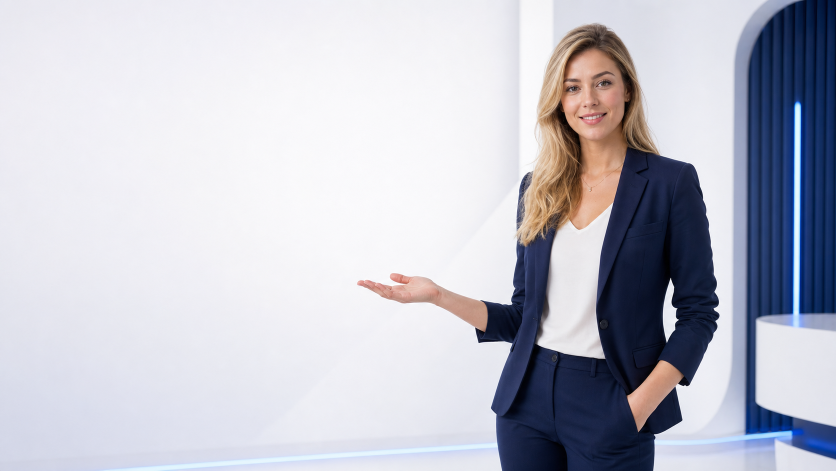
#> input picture output/video/assets/presentatrice-liria.png, 1672 x 941 px (shown at 1/2 size)
$ python -i create-liria-videos.py   (imports and definitions only)
#> lines starting #> are read from the running program, lines starting #| are printed output that depends on the picture
#!/usr/bin/env python3
"""Create the Liria Gestion Pro tutorial and advertising videos.

The script renders animated 1080p interface demonstrations, produces a native
French neural female voice, burns readable subtitles and normalizes the mix.
It never uses customer data or the former product identity.
"""

from __future__ import annotations

import math
import os
import re
import shutil
import subprocess
import textwrap
import wave
from dataclasses import dataclass
from pathlib import Path

import numpy as np
from PIL import Image, ImageDraw, ImageFilter, ImageFont


ROOT = Path(__file__).resolve().parents[1]
OUT = ROOT / "output" / "video"
TMP = OUT / "tmp"
ASSETS = OUT / "assets"
LOGO_PATH = ASSETS / "liria-gestion-pro-logo.png"
PRESENTER_PATH = ASSETS / "presentatrice-liria.png"
FFMPEG = Path("/tmp/liria-video-tools/node_modules/@ffmpeg-installer/darwin-x64/ffmpeg")
EDGE_TTS = Path(os.environ.get("EDGE_TTS_BIN", "/tmp/liria-edge-tts/bin/edge-tts"))
VOICE = "fr-FR-DeniseNeural"
FPS = 30
SIZE = (1920, 1080)

NAVY = "#0b1f35"
NAVY_2 = "#142d4a"
BLUE = "#0d67e8"
BLUE_2 = "#4598ff"
PALE = "#f4f7fb"
WHITE = "#ffffff"
TEXT = "#102338"
MUTED = "#64748b"
LINE = "#dce5ef"
GREEN = "#16865b"
AMBER = "#cc7a10"
RED = "#d63c48"

REGULAR = "/System/Library/Fonts/Supplemental/Arial.ttf"
BOLD = "/System/Library/Fonts/Supplemental/Arial Bold.ttf"


@dataclass(frozen=True)
class Scene:
    key: str
    title: str
    subtitle: str
    bullets: tuple[str, ...]
    voice: str
    kind: str = "standard"


TUTORIAL = (
    Scene(
        "01-intro",
        "Bienvenue dans Liria Gestion Pro",
        "Gérer. Suivre. Piloter.",
        ("Une seule application pour l'entreprise et le terrain", "Des accès adaptés à chaque poste", "Disponible sur ordinateur et smartphone"),
        "Bonjour et bienvenue dans Liria Gestion Pro. Dans cette présentation, nous allons parcourir l'ensemble du logiciel, depuis la création des accès jusqu'au pilotage de l'entreprise. L'application centralise les clients, les chantiers, les devis, les factures, les équipes, le planning, le pointage, les achats, le stock et le matériel. Chaque collaborateur dispose d'un espace adapté à son poste.",
        "presenter",
    ),
    Scene(
        "02-connexion",
        "Connexion et installation",
        "Un compte personnel, sur ordinateur comme sur téléphone",
        ("Créer une entreprise ou rejoindre avec une invitation", "Installer l'application depuis le navigateur", "Rester connecté jusqu'à déconnexion ou révocation"),
        "Pour commencer, ouvrez l'adresse de Liria Gestion Pro dans Chrome, Safari ou Edge. Un dirigeant peut créer son entreprise. Un collaborateur rejoint l'entreprise avec l'invitation préparée par son administrateur. Sur téléphone, ajoutez ensuite l'application à l'écran d'accueil. Le compte reste normalement connecté. Autorisez la localisation pour le pointage et la caméra pour les scans lorsque le téléphone le demande.",
        "login",
    ),
    Scene(
        "03-tableau-de-bord",
        "Un accueil adapté à chaque rôle",
        "Les informations sensibles restent protégées",
        ("Planning et pointage en priorité pour le terrain", "Alertes limitées aux modules autorisés", "Chiffres visibles uniquement avec le droit financier"),
        "Le tableau de bord s'adapte au compte connecté. Un ouvrier retrouve d'abord son planning et son pointage. Un responsable voit les éléments à contrôler. Les indicateurs financiers, comme le total facturé ou le reste à encaisser, sont réservés aux postes autorisés. Un module non autorisé disparaît du menu et reste également protégé côté serveur.",
        "dashboard",
    ),
    Scene(
        "04-equipe-droits",
        "Employés, invitations et droits",
        "Préparer la fiche avant d'envoyer l'accès",
        ("Créer la fiche et choisir le poste", "Séparer Consulter, Gérer et actions sensibles", "Contrôler l'activation et la dernière connexion"),
        "Dans Employés, l'administrateur crée d'abord la fiche, renseigne la fonction et choisit le poste applicatif. Il règle séparément les droits de consultation, de gestion et les actions sensibles. L'aperçu du poste montre exactement ce que verra le collaborateur sur téléphone et ordinateur. Lorsque tout est prêt, l'invitation personnelle permet au salarié de créer son propre mot de passe et d'activer son compte.",
        "permissions",
    ),
    Scene(
        "05-planning",
        "Planning des équipes",
        "Chantiers et activités hors chantier",
        ("Vue hebdomadaire sur ordinateur", "Lecture jour par jour sur mobile", "Bureau, dépôt, visite médicale, formation ou congé"),
        "Le planning présente les ouvriers par jour sur ordinateur et une lecture simplifiée sur téléphone. Pour ajouter une affectation, choisissez le salarié, la date, le nombre d'heures, puis le chantier ou une activité hors chantier. Vous pouvez donc planifier du temps au bureau, au dépôt, en formation ou en visite médicale. Le planning hebdomadaire peut aussi être partagé par email ou WhatsApp.",
        "planning",
    ),
    Scene(
        "06-pointage",
        "Pointage d'arrivée et de départ",
        "Heure serveur, chantier et position GPS",
        ("Sélectionner le chantier", "Pointer personnellement l'arrivée puis le départ", "Faire valider les heures par une personne autorisée"),
        "Pour pointer, le salarié sélectionne son chantier et autorise la position précise. Le bouton Pointer mon arrivée enregistre l'heure du serveur et le GPS. En fin de journée, Pointer mon départ clôture la session et calcule la durée après la pause. Personne, même un responsable, ne peut pointer à la place d'un autre salarié. Le responsable peut uniquement contrôler, corriger ou valider selon ses droits.",
        "pointage",
    ),
    Scene(
        "07-clients-chantiers",
        "Clients et chantiers",
        "Toutes les informations regroupées sur la bonne fiche",
        ("Créer un client depuis le devis si nécessaire", "Créer immédiatement le chantier associé", "Suivre heures, documents, dépenses et facturation"),
        "Le module Clients regroupe les coordonnées, les conditions de paiement et l'historique commercial. Le chantier rassemble l'adresse, le responsable, les documents, les salariés intervenus et le détail des heures. Depuis un nouveau devis, vous pouvez créer le client puis le chantier sans quitter l'éditeur. Les ouvriers autorisés peuvent consulter leurs prestations sans voir les prix.",
        "clients",
    ),
    Scene(
        "08-devis-factures",
        "Prestations, devis et factures",
        "Créer plus vite et synchroniser les statuts",
        ("Insérer une prestation préenregistrée", "Calcul automatique HT, TVA et TTC", "Transformer un devis accepté en facture"),
        "Dans le catalogue Prestations, mémorisez les désignations, unités, prix et taux de TVA utilisés régulièrement. Lors de la création du devis, choisissez le client et le chantier, puis insérez ces prestations ou ajoutez des lignes libres. Les totaux se recalculent automatiquement. Après acceptation, créez la facture depuis le devis. Les paiements mettent à jour le montant encaissé, le reste dû et le statut.",
        "devis",
    ),
    Scene(
        "09-pdf-email",
        "PDF, email et paiements",
        "Des documents prêts à transmettre",
        ("Télécharger un PDF propre", "Préparer destinataire, copies, objet et message", "Supprimer un paiement erroné avec le droit requis"),
        "Depuis un devis, une facture ou une commande, ouvrez l'aperçu et téléchargez le PDF. Le bouton d'envoi prépare le destinataire, les personnes en copie, l'objet et le message dans votre messagerie. Dans la version actuelle, ajoutez encore manuellement le PDF en pièce jointe avant l'envoi. Si un paiement a été saisi par erreur, une personne autorisée peut le supprimer et les totaux sont recalculés.",
        "document",
    ),
    Scene(
        "10-achats",
        "Fournisseurs et commandes",
        "Suivre aussi les réceptions partielles",
        ("Rattacher une commande à un chantier", "Indiquer reçu, partiel ou non reçu par ligne", "Associer facture, règlement et justificatif"),
        "Le module Fournisseurs conserve les contacts, commandes, dépenses et règlements. Une commande peut être rattachée au chantier concerné puis envoyée en PDF. À la livraison, contrôlez chaque ligne. En cas de réception partielle, saisissez la quantité réellement reçue : Liria Gestion Pro affiche ce qui est reçu et ce qui manque. Ajoutez ensuite la facture fournisseur et son règlement.",
        "orders",
    ),
    Scene(
        "11-notes-frais",
        "Notes de frais et justificatifs",
        "Photographier, soumettre, contrôler et exporter",
        ("Photo ou PDF original, jusqu'à plusieurs pages", "Chantier, catégorie, fournisseur, HT, TVA et TTC", "Workflow de correction, validation et verrouillage"),
        "Chaque salarié peut créer sa propre note de frais, choisir le chantier, saisir les montants puis photographier ou importer le justificatif. Vérifiez que le document est complet, en couleur et lisible. Le responsable peut demander une correction, valider ou refuser avec un motif. Le comptable peut ensuite exporter les dépenses autorisées. Conservez toujours l'original papier jusqu'à confirmation de la procédure de conservation de l'entreprise.",
        "expenses",
    ),
    Scene(
        "12-stock",
        "Stock, dépôt, QR et inventaires",
        "Chaque mouvement reste attribué au bon salarié",
        ("Scanner article, chantier, véhicule ou outil", "Sortie de stock obligatoirement liée à un chantier", "Compte dépôt partagé + identification personnelle"),
        "Chaque article possède une référence, un stock, un seuil d'alerte, un emplacement et un code d'identification. La borne du dépôt reste connectée sur un compte partagé limité au stock. Pour chaque entrée ou sortie, le salarié saisit son identifiant interne et son mot de passe stock personnel. Une sortie est rattachée à un chantier. Les inventaires enregistrent les quantités physiques et les écarts.",
        "stock",
    ),
    Scene(
        "13-rh",
        "Carte BTP, habilitations et congés",
        "Les informations professionnelles dans Mon espace",
        ("Ancienneté calculée depuis la date d'entrée", "Carte BTP numérique clairement identifiée comme copie", "Demande de congé personnelle et validation responsable"),
        "La fiche employé rassemble l'ancienneté, le poste, les affectations et les accès. La copie numérique de la Carte BTP peut être ajoutée avec les habilitations et leurs dates de validité. Elle doit rester marquée comme copie et ne remplace pas la carte officielle. Depuis son compte, le salarié peut également envoyer sa propre demande de congé. Une demande acceptée alimente le planning.",
        "employees",
    ),
    Scene(
        "14-flotte-outillage",
        "Flotte automobile et outillage",
        "Affectations, factures, échéances et maintenance",
        ("Associer véhicule et outils aux salariés", "Importer les factures sur le bon équipement", "Rendre indisponible le matériel hors service"),
        "Dans Flotte, suivez le véhicule, son conducteur, le kilométrage, les échéances et les factures d'entretien avec le détail des travaux. Dans Outillage, enregistrez la référence, la marque, l'état, la localisation et l'affectation. Un outil déclaré hors service devient indisponible et déclenche une alerte. Il peut ensuite être envoyé en réparation, remis en service ou mis au rebut.",
        "assets",
    ),
    Scene(
        "15-pilotage",
        "Pilotage et comptabilité",
        "Des chiffres fiables quand les données sont bien rattachées",
        ("Rentabilité par chantier et par période", "Trésorerie, échéances et reste à encaisser", "Exports CSV et archives de justificatifs"),
        "Les responsables autorisés disposent du suivi de rentabilité et de trésorerie. La qualité des résultats dépend du rattachement des heures, achats, frais et matériels au bon chantier. Les exports comptables permettent de choisir une période et de télécharger les journaux de ventes, règlements et TVA. Les justificatifs de notes de frais peuvent être regroupés dans un export sécurisé avec manifeste et empreintes.",
        "finance",
    ),
    Scene(
        "16-parametres",
        "Paramètres et administration",
        "Adapter l'application à l'organisation de l'entreprise",
        ("Logo, mentions, police et mise en page des documents", "Postes, droits et aperçu des accès", "Imports CSV ou Excel avec contrôle avant validation"),
        "Dans Paramètres, renseignez l'identité de l'entreprise, son logo et les mentions utilisées sur les documents. Vous pouvez choisir la police, la couleur et la mise en page des devis et factures. La section Accès et rôles permet de réduire ou d'élargir les droits de chaque poste. Enfin, l'assistant d'import accepte les listes structurées de clients, chantiers, salariés et prestations depuis un fichier CSV ou Excel.",
        "settings",
    ),
    Scene(
        "17-routine",
        "La journée type sur le terrain",
        "Consulter, pointer, travailler, tracer",
        ("Lire le planning et les consignes", "Pointer arrivée et départ avec le GPS", "Déclarer stock, matériel, frais ou congé en son nom"),
        "Pour résumer la journée d'un salarié : il consulte son planning, sélectionne son chantier et pointe son arrivée. Il ouvre Mes travaux pour lire les prestations et consignes sans les prix. Au dépôt, il s'identifie personnellement pour chaque mouvement. Il peut transmettre une photo de chantier ou une note de frais. Enfin, il pointe son départ. Toutes ces actions restent enregistrées en son nom propre.",
        "routine",
    ),
    Scene(
        "18-fin",
        "Liria Gestion Pro",
        "Toute l'activité BTP, du bureau au chantier",
        ("Gérer", "Suivre", "Piloter"),
        "Vous connaissez maintenant les principaux parcours de Liria Gestion Pro. Commencez par configurer les postes et les droits, puis créez vos équipes, clients et chantiers. Utilisez ensuite le planning, le pointage et les rattachements pour obtenir un suivi fiable. Retrouvez le guide complet directement dans le menu Aide. Liria Gestion Pro : gérer, suivre, piloter.",
        "presenter",
    ),
)


PROMO = (
    Scene("p01", "Votre entreprise avance.", "Vos informations aussi.", ("Bureau", "Chantiers", "Équipes"), "Entre le bureau, les chantiers et les équipes, les informations se dispersent vite.", "presenter"),
    Scene("p02", "Tout réunir.", "Dans une seule application.", ("Clients et chantiers", "Devis et factures", "Planning et pointage GPS"), "Avec Liria Gestion Pro, centralisez clients, chantiers, devis, factures, planning et pointage GPS.", "dashboard"),
    Scene("p03", "Chaque poste voit l'essentiel.", "Sans exposer les données sensibles.", ("Ouvrier", "Chef d'équipe", "Administratif", "Direction"), "Chaque collaborateur voit uniquement les modules et les actions autorisés pour son poste.", "permissions"),
    Scene("p04", "Du devis à l'encaissement.", "Des statuts qui suivent vos actions.", ("Prestations préenregistrées", "PDF prêt à envoyer", "Paiements synchronisés"), "Créez vos devis plus vite, transformez-les en factures et suivez les encaissements sans ressaisie.", "devis"),
    Scene("p05", "Le terrain reste connecté.", "Planning mobile, GPS et consignes.", ("Arrivée et départ", "Heures par chantier", "Travaux sans affichage des prix"), "Sur le terrain, chacun consulte son planning, ses consignes et pointe personnellement son arrivée et son départ.", "pointage"),
    Scene("p06", "Stock et matériel sous contrôle.", "QR, scans, affectations et alertes.", ("Borne dépôt", "Véhicules et outils", "Inventaires"), "Au dépôt, les QR, les scans et l'identification personnelle sécurisent les mouvements de stock et le matériel.", "stock"),
    Scene("p07", "Décidez avec une vision claire.", "Rentabilité, trésorerie et exports.", ("Suivi par chantier", "Alertes opérationnelles", "Exports comptables"), "Et les personnes autorisées pilotent la rentabilité, la trésorerie et les exports comptables depuis un seul espace.", "finance"),
    Scene("p08", "Liria Gestion Pro", "Gérer. Suivre. Piloter.", ("Simple au bureau", "Pratique sur le terrain", "Conçu pour le BTP"), "Liria Gestion Pro. Toute votre activité BTP, du bureau au chantier. Gérer, suivre, piloter.", "presenter"),
)


def font(size: int, bold: bool = False) -> ImageFont.FreeTypeFont:
    return ImageFont.truetype(BOLD if bold else REGULAR, size)


def rounded(draw: ImageDraw.ImageDraw, box, radius=18, fill=WHITE, outline=None, width=1):
    draw.rounded_rectangle(box, radius=radius, fill=fill, outline=outline, width=width)


def fit_logo() -> Image.Image:
    img = Image.open(LOGO_PATH).convert("RGBA")
    rgb = np.asarray(img.convert("RGB"))
    mask = np.any(rgb < 242, axis=2)
    ys, xs = np.where(mask)
    if len(xs):
        pad = 25
        box = (max(0, xs.min() - pad), max(0, ys.min() - pad), min(img.width, xs.max() + pad), min(img.height, ys.max() + pad))
        img = img.crop(box)
    return img


LOGO = None
LOGO_MARK = None
PRESENTER_BADGE = None


def paste_logo(canvas: Image.Image, x: int, y: int, width: int):
    global LOGO
    if LOGO is None:
        LOGO = fit_logo()
    ratio = width / LOGO.width
    logo = LOGO.resize((width, int(LOGO.height * ratio)), Image.Resampling.LANCZOS)
    canvas.alpha_composite(logo, (x, y))


# [97 lines left out: functions paste_mark, paste_presenter_badge, text_wrap, header, sidebar, bullets_panel and 1 more, not called in this run]


def render_presenter(scene: Scene) -> Image.Image:
    src = Image.open(PRESENTER_PATH).convert("RGB")
    src_ratio, target_ratio = src.width / src.height, 16 / 9
    if src_ratio > target_ratio:
        new_w = int(src.height * target_ratio)
        left = (src.width - new_w) // 2
        src = src.crop((left, 0, left + new_w, src.height))
    else:
        new_h = int(src.width / target_ratio)
        top = (src.height - new_h) // 2
        src = src.crop((0, top, src.width, top + new_h))
    canvas = src.resize(SIZE, Image.Resampling.LANCZOS).convert("RGBA")
    overlay = Image.new("RGBA", SIZE, (255, 255, 255, 0))
    od = ImageDraw.Draw(overlay)
    od.rectangle((0, 0, 1110, 1080), fill=(255, 255, 255, 238))
    od.rectangle((1070, 0, 1190, 1080), fill=(255, 255, 255, 120))
    canvas = Image.alpha_composite(canvas, overlay)
    paste_logo(canvas, 90, 80, 460)
    draw = ImageDraw.Draw(canvas)
    draw.text((92, 440), scene.title, font=font(62, True), fill=TEXT)
    text_wrap(draw, scene.subtitle, (95, 525), 850, font(33), BLUE, 8, 2)
    yy = 660
    for b in scene.bullets:
        draw.ellipse((97, yy + 7, 117, yy + 27), fill=BLUE)
        draw.text((140, yy), b, font=font(25, True), fill=TEXT)
        yy += 68
    draw.text((96, 1000), "Présentation officielle • Version juillet 2026", font=font(17), fill=MUTED)
    return canvas


# [258 lines left out: function render_scene, not called in this run]


def run(cmd, *, check=True):
    return subprocess.run([str(x) for x in cmd], check=check, text=True, capture_output=True)


# [186 lines left out: functions audio_duration, format_srt_time, parse_srt_time, read_srt, write_subtitles, cursor_asset and 3 more, not called in this run]


# [2 lines not run here, left out]

>>> import cv2
>>> picture = cv2.imread('../output/video/assets/presentatrice-liria.png', cv2.IMREAD_GRAYSCALE)
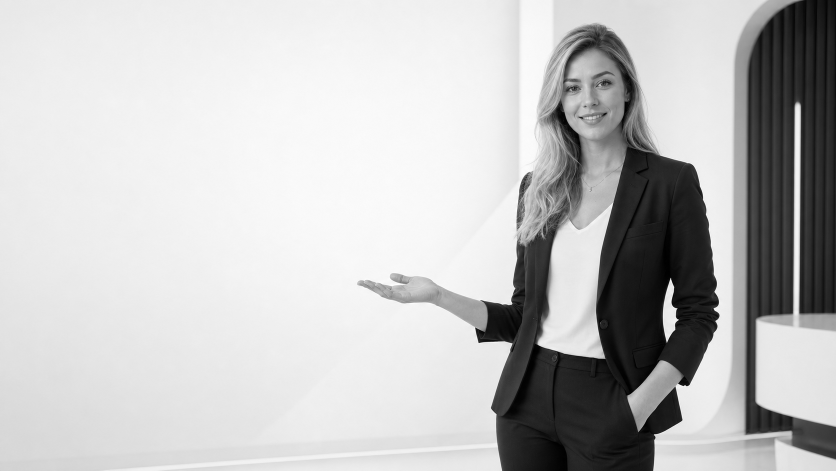
#> picture: shape (941, 1672) (shown at 1/2 size); min 0, max 255, mean 192.3
>>> result = render_presenter(picture)
#> in render_presenter, `canvas = Image.alpha_composite(canvas, overlay)`:
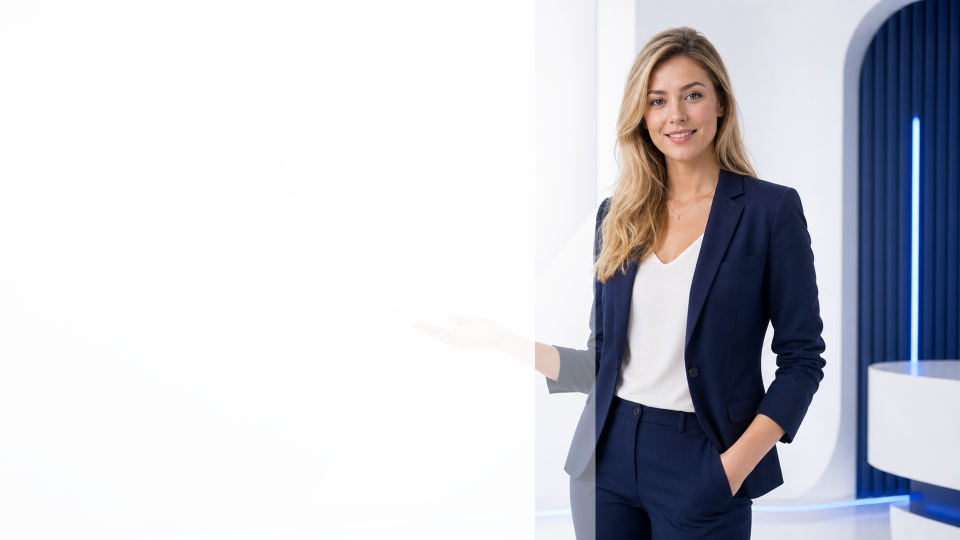
#> canvas: PIL image 1920x1080 RGBA (shown at 1/2 size); mean R, G, B, A 201.6, 202.7, 209.9, 255
#> (the run stopped early here; a loop or call above may not have finished)
